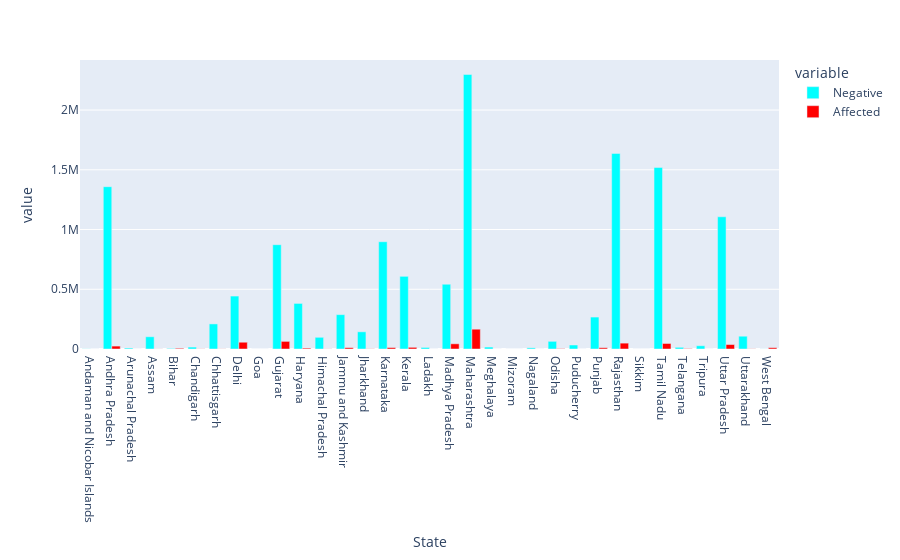

This figure's notebook cell:
### Code cell
statewiseTestingDetails.fillna({
    'Positive':0
})
x=statewiseTestingDetails.groupby('State')['Negative'].sum()
states=statewiseTestingDetails.State.unique()
y=statewiseTestingDetails.groupby('State')['Positive'].sum()
data = pd.DataFrame({"State" : states, "Negative" : x, "Affected" : y} )
data.head()

fig = px.bar(data, x= "State", y = ["Negative", "Affected"], color_discrete_sequence = ["cyan", "red"],barmode="group")
fig.show()

### Figure 1 — Plotly figure (JSON) as saved in the notebook; plotly's stock layout.template omitted (floating-point values rounded to 4 significant figures)
{"data": [{"alignmentgroup": "True", "hovertemplate": "variable=Negative<br>State=%{x}<br>value=%{y}<extra></extra>", "legendgroup": "Negative", "marker": {"color": "cyan", "pattern": {"shape": ""}}, "name": "Negative", "offsetgroup": "Negative", "orientation": "v", "showlegend": true, "textposition": "auto", "type": "bar", "x": ["Andaman and Nicobar Islands", "Andhra Pradesh", "Arunachal Pradesh", "Assam", "Bihar", "Chandigarh", "Chhattisgarh", "Delhi", "Goa", "Gujarat", "Haryana", "Himachal Pradesh", "Jammu and Kashmir", "Jharkhand", "Karnataka", "Kerala", "Ladakh", "Madhya Pradesh", "Maharashtra", "Meghalaya", "Mizoram", "Nagaland", "Odisha", "Puducherry", "Punjab", "Rajasthan", "Sikkim", "Tamil Nadu", "Telangana", "Tripura", "Uttar Pradesh", "Uttarakhand", "West Bengal"], "xaxis": "x", "y": [1210, 1358589, 8060, 102535, 4598, 16099, 210005, 443105, 197, 873034, 381562, 97962, 287654, 143873, 897904, 608393, 13059, 542066, 2298147, 16311, 0, 9647, 64160, 33381, 267321, 1637246, 169, 1519811, 14104, 27129, 1106646, 107024, 568], "yaxis": "y"}, {"alignmentgroup": "True", "hovertemplate": "variable=Affected<br>State=%{x}<br>value=%{y}<extra></extra>", "legendgroup": "Affected", "marker": {"color": "red", "pattern": {"shape": ""}}, "name": "Affected", "offsetgroup": "Affected", "orientation": "v", "showlegend": true, "textposition": "auto", "type": "bar", "x": ["Andaman and Nicobar Islands", "Andhra Pradesh", "Arunachal Pradesh", "Assam", "Bihar", "Chandigarh", "Chhattisgarh", "Delhi", "Goa", "Gujarat", "Haryana", "Himachal Pradesh", "Jammu and Kashmir", "Jharkhand", "Karnataka", "Kerala", "Ladakh", "Madhya Pradesh", "Maharashtra", "Meghalaya", "Mizoram", "Nagaland", "Odisha", "Puducherry", "Punjab", "Rajasthan", "Sikkim", "Tamil Nadu", "Telangana", "Tripura", "Uttar Pradesh", "Uttarakhand", "West Bengal"], "xaxis": "x", "y": [105, 24431, 26, 631, 5966, 1059, 821, 56661, 159, 63780, 7319, 938, 11054, 1432, 12007, 13995, 277, 43564, 165736, 181, 24, 0, 2668, 142, 10817, 49075, 0, 46173, 2883, 40, 37294, 1291, 11046], "yaxis": "y"}], "layout": {"barmode": "group", "legend": {"title": {"text": "variable"}, "tracegroupgap": 0}, "margin": {"t": 60}, "xaxis": {"anchor": "y", "domain": [0, 1], "title": {"text": "State"}}, "yaxis": {"anchor": "x", "domain": [0, 1], "title": {"text": "value"}}}}
